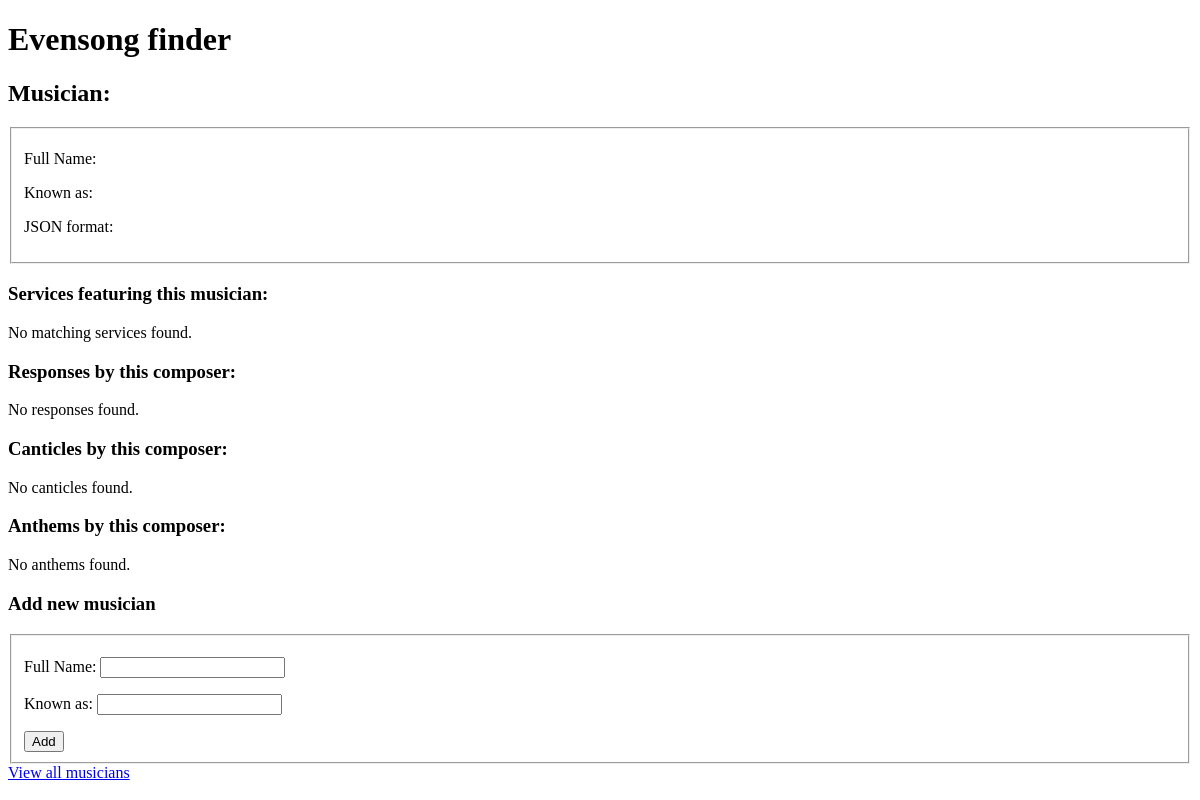
The app's page /services/musicians/9/, older data.
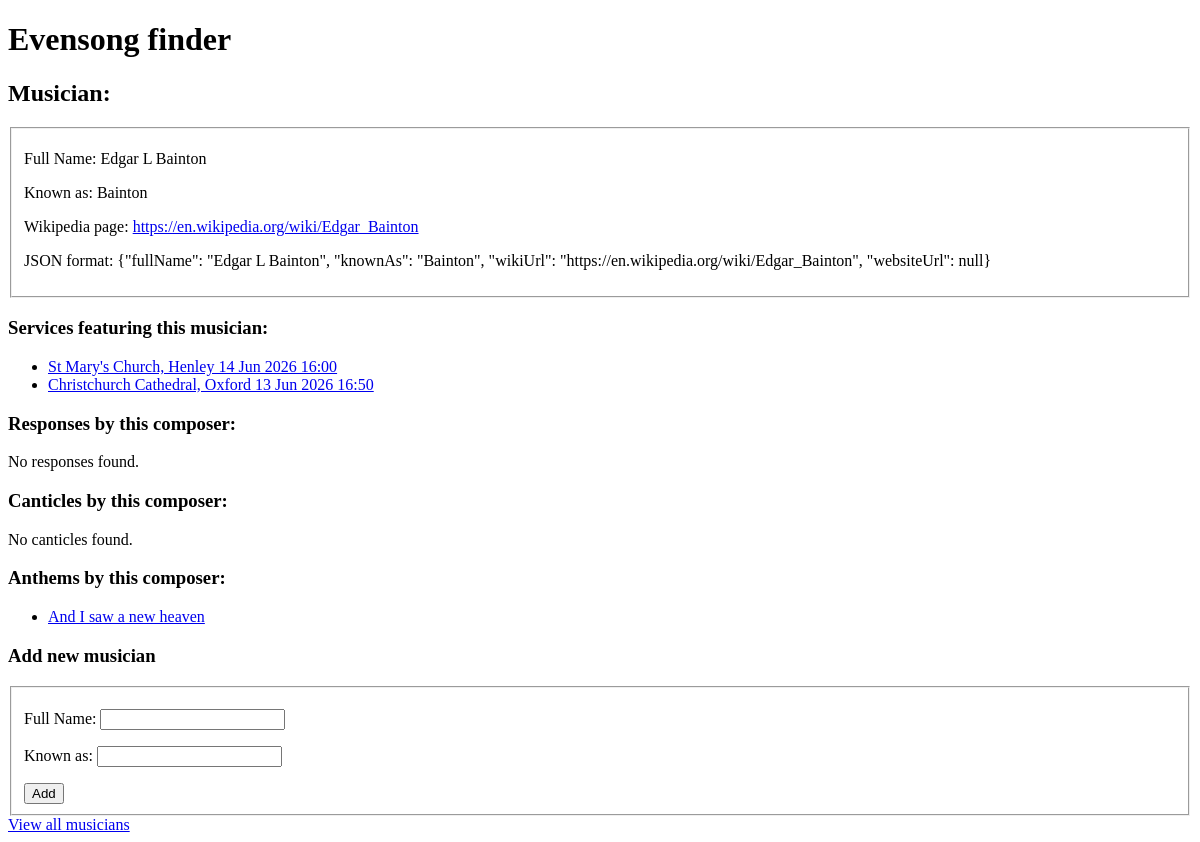
The same page, newer data.
### services/models.py (models this page shows, shortened)
class Musician(models.Model):
    fullName = models.CharField(max_length=255)
    knownAs = models.CharField(max_length=255, blank=True, null=True)
    wikiUrl = models.OneToOneField(ExternalUrl, on_delete=models.CASCADE, related_name="musicianWikiUrl", blank=True, null=True)
    websiteUrl = models.OneToOneField(ExternalUrl, on_delete=models.CASCADE, related_name="musicianWebsite", blank=True, null=True)
    def as_json(self):
        return {
            'fullName': self.fullName,
            'knownAs': self.knownAs,
            'wikiUrl': self.wikiUrl.value if self.wikiUrl is not None else None,
            'websiteUrl': self.websiteUrl.value if self.websiteUrl is not None else None,
        }
    def as_public_json(self):
        return json.dumps(self.as_json())

class ExternalUrl(models.Model):
    urlType = models.CharField(max_length=50)
    value = models.URLField(max_length=255)
    lastVerified =  models.DateTimeField()
    def __str__(self):
        return self.value

class Service(models.Model):
    venue = models.ForeignKey(Venue, on_delete=models.CASCADE)
    startDateTime = models.DateTimeField()
    conductor = models.ForeignKey(Musician, on_delete=models.CASCADE, blank=True, null=True)
    choir = models.ForeignKey(Choir, on_delete=models.CASCADE, related_name="serviceChoir", blank=True, null=True)
    musicList = models.OneToOneField(MusicList, on_delete=models.CASCADE)
    def __str__(self):
        return self.venue.name + " " + self.startDateTime.strftime('%d %h %Y %H:%M')

class Venue(models.Model):
    name = models.CharField(max_length=50)
    townCity = models.CharField(max_length=50)
    mapUrl = models.OneToOneField(ExternalUrl, on_delete=models.CASCADE, related_name="venueMap", blank=True, null=True)
    wikiUrl = models.OneToOneField(ExternalUrl, on_delete=models.CASCADE, related_name="venueWikiUrl", blank=True, null=True)
    websiteUrl = models.OneToOneField(ExternalUrl, on_delete=models.CASCADE, related_name="venueWebsite", blank=True, null=True)

class Anthem(models.Model):
    title = models.CharField(max_length=255)
    composer = models.ForeignKey(Musician, on_delete=models.CASCADE)
    knownAs = models.CharField(max_length=255, blank=True, null=True)
    def __str__(self):
        return self.knownAs if self.knownAs != "" and self.knownAs is not None else self.title

### services/views.py (the view)
# urls.py: path("musicians/<int:musician_id>/", views.musicianIndex, name="musicianIndex"),
def musicianIndex(request, musician_id):
    services = (Service.objects
                .filter(
        Q(conductor_id=musician_id) |
        Q(musicList__responses__composer_id=musician_id) |
        Q(musicList__canticles__composer_id=musician_id) |
        Q(musicList__anthem__composer_id=musician_id)
    ))
    musician = (Musician.objects.filter(id=musician_id).first())
    responses_by_composer = Responses.objects.filter(composer_id=musician_id).order_by("knownAs")
    canticles_by_composer = Canticles.objects.filter(composer_id=musician_id).order_by("knownAs")
    anthems_by_composer = Anthem.objects.filter(composer_id=musician_id).order_by("knownAs")
    template = loader.get_template("services/pages/musicianIndex.html")
    context = {
        "services": services,
        "musician": musician,
        "responses_by_composer": responses_by_composer,
        "canticles_by_composer": canticles_by_composer,
        "anthems_by_composer": anthems_by_composer,
        "heading": "Services featuring this musician:"}
    return HttpResponse(template.render(context, request))

### services/templates/services/pages/musicianIndex.html
{% extends "services/base.html" %}
{% block content %}
    {% include "services/components/musicianDetails.html" with musician=musician %}
    {% if heading %}
        <h3>{{ heading }}</h3>
    {% endif %}
    {% include "services/components/serviceList.html" with services=services %}
    <h3>Responses by this composer:</h3>
    {% include "services/components/responsesList.html" with responses=responses_by_composer %}
    <h3>Canticles by this composer:</h3>
    {% include "services/components/canticlesList.html" with canticles=canticles_by_composer %}
    <h3>Anthems by this composer:</h3>
    {% include "services/components/anthemList.html" with anthems=anthems_by_composer %}
    {% include "services/components/musicianAdd.html" %}
    <a href="/services/musicians/">View all musicians</a>
{% endblock %}

### services/templates/services/components/musicianDetails.html (shortened to what this page needs)
<h2>Musician:</h2>
<fieldset>
    <p>
        <label for="fullName">Full Name:</label>
        <label id="fullName">{{ musician.fullName }}</label>
    </p>
    <p>
        <label for="knownAs">Known as:</label>
        <label id="knownAs">{{ musician.knownAs }}</label>
    </p>
    {% if musician.wikiUrl != None and musician.wikiUrl != '' %}
    <p>
        <label>Wikipedia page:</label>
        {% include "services/components/externalLink.html" with url=musician.wikiUrl name=musician.wikiUrl %}
    </p>
    {% endif %}
    <p>
        <label>JSON format:</label>
        {{ musician.as_public_json }}
    </p>
</fieldset>

### services/templates/services/components/externalLink.html
{% if url != None and url != '' and name != None and name != '' %}
    <a target="_blank" href="{{ url }}">{{ name }}</a>
{% endif %}

### services/templates/services/components/serviceList.html
{% if services %}
<ul>
    {% for service in services %}
    <li><a href="/services/{{ service.id }}/">{{ service }}</a></li>
    {% endfor %}
</ul>
{% else %}
<p>No matching services found.</p>
{% endif %}

### services/templates/services/components/anthemList.html
{% if anthems %}
<ul>
    {% for anthem in anthems %}
    <li><a href="/services/anthems/{{ anthem.id }}/">{{ anthem }}</a></li>
    {% endfor %}
</ul>
{% else %}
<p>No anthems found.</p>
{% endif %}

Row changes from the older to the newer data that the page shows:
added Musician: fullName "Edgar L Bainton", knownAs "Bainton", as_public_json "{\"fullName\": \"Edgar L Bainton\", \"knownAs\": \"Bainton\", \"wikiUrl\": \"https://en.wikipedia.org/wiki/Edgar_Bainton\", \"websiteUrl\": null}"
added ExternalUrl: value "https://en.wikipedia.org/wiki/Edgar_Bainton"
added Service: venue+startDateTime "St Mary's Church, Henley 14 Jun 2026 16:00"
added Service: venue+startDateTime "Christchurch Cathedral, Oxford 13 Jun 2026 16:50"
added Anthem: knownAs+title "And I saw a new heaven"
Text that changed along with them:
text no longer shown: "No matching services found. No anthems found."
text now shown: "Wikipedia page:"
